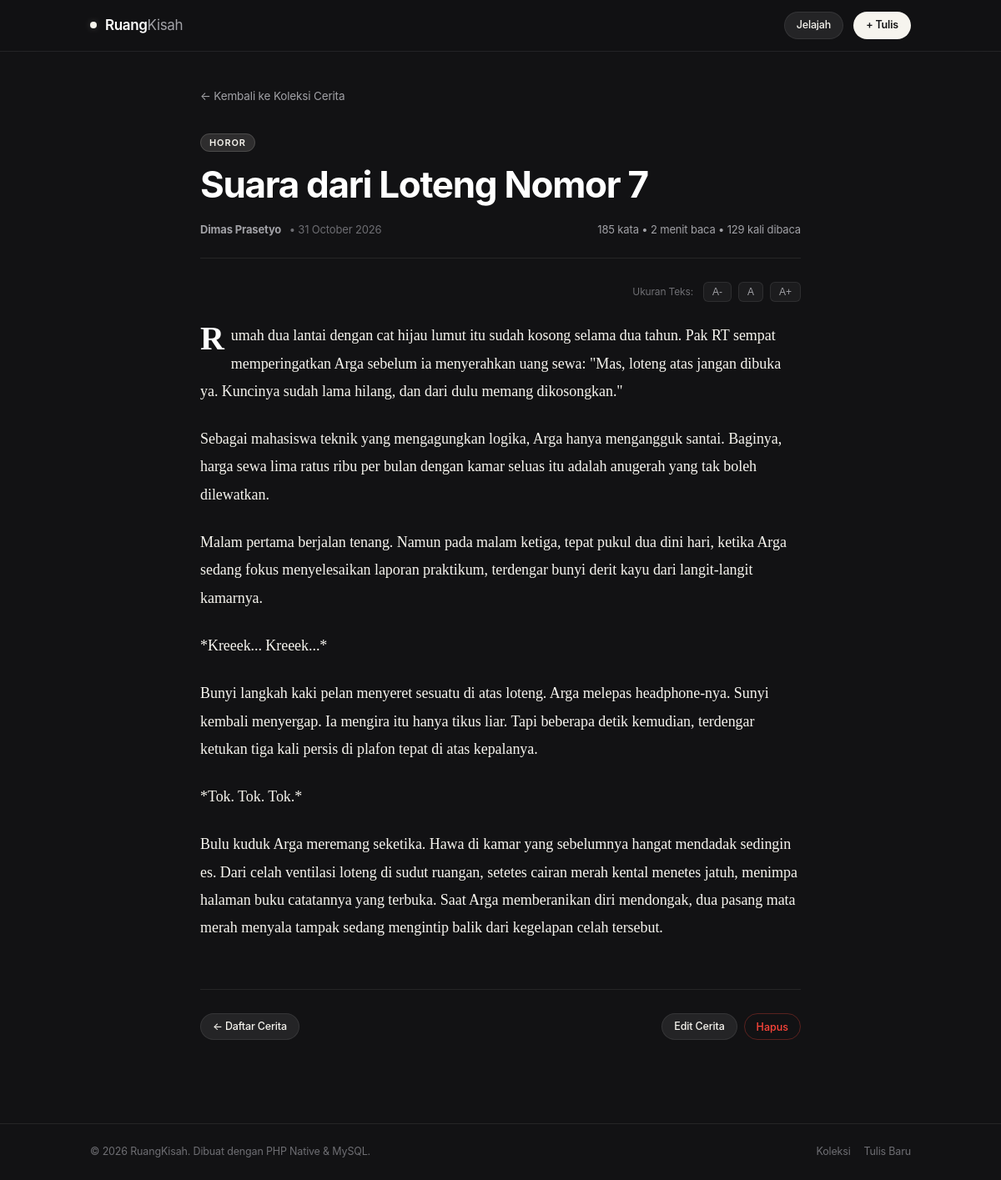
The page /baca.php?id=2 on the database its author committed.
### tables this page shows
CREATE TABLE `cerpen` (
  `id` INT(11) NOT NULL AUTO_INCREMENT,
  `judul` VARCHAR(200) NOT NULL,
  `penulis` VARCHAR(100) NOT NULL,
  `kategori` VARCHAR(50) NOT NULL,
  `ringkasan` VARCHAR(300) NOT NULL,
  `isi` LONGTEXT NOT NULL,
  `cover_url` VARCHAR(255) DEFAULT NULL,
  `views` INT(11) NOT NULL DEFAULT 0,
  `created_at` DATETIME NOT NULL DEFAULT CURRENT_TIMESTAMP,
  `updated_at` DATETIME NOT NULL DEFAULT CURRENT_TIMESTAMP ON UPDATE CURRENT_TIMESTAMP,
  PRIMARY KEY (`id`)
);

### baca.php (the view, shortened to what this page needs)
<?php
require_once 'config/database.php';
$id = filter_input(INPUT_GET, 'id', FILTER_VALIDATE_INT);
$stmt = $pdo->prepare("SELECT * FROM cerpen WHERE id = :id");
$stmt->execute([':id' => $id]);
$story = $stmt->fetch();
$story['views'] += 1;
$wordCount = str_word_count(strip_tags($story['isi']));
$estTime = max(1, ceil($wordCount / 180));
$paragraphs = array_filter(array_map('trim', explode("\n", $story['isi'])));
require_once 'includes/header.php';
?>
<div class="reader-container">
    <a href="index.php" class="reader-nav-back">
        <span>← Kembali ke Koleksi Cerita</span>
    </a>
    <article>
        <header>
            <div class="reader-badge-wrap">
                <span class="story-badge"><?= htmlspecialchars($story['kategori']) ?></span>
            </div>
            <h1 class="reader-title-highlight"><?= htmlspecialchars($story['judul']) ?></h1>
            <div class="reader-meta-row">
                <div>
                    <strong><?= htmlspecialchars($story['penulis']) ?></strong>
                    <span style="margin-left: 6px; color: var(--text-muted);">&bull; <?= date('d F Y', strtotime($story['created_at'])) ?></span>
                </div>
                <div>
                    <span><?= number_format($wordCount) ?> kata</span> &bull;
                    <span><?= $estTime ?> menit baca</span> &bull;
                    <span><?= number_format($story['views']) ?> kali dibaca</span>
                </div>
            </div>
            <div class="reader-controls-bar">
                <span style="font-size: 12px; color: var(--text-muted); margin-right: 4px;">Ukuran Teks:</span>
                <button type="button" id="fontSmaller" class="ctrl-btn" title="Kecilkan">A-</button>
                <button type="button" id="fontReset" class="ctrl-btn" title="Normal">A</button>
                <button type="button" id="fontLarger" class="ctrl-btn" title="Besarkan">A+</button>
            </div>
        </header>
        <div class="story-body story-content">
            <?php foreach ($paragraphs as $para): ?>
                <?php if (!empty($para)): ?>
                    <p><?= nl2br(htmlspecialchars($para)) ?></p>
                <?php endif; ?>
            <?php endforeach; ?>
        </div>
        <footer class="reader-footer">
            <a href="index.php" class="btn btn-secondary btn-sm">← Daftar Cerita</a>
            <div style="display: flex; gap: 8px;">
                <a href="edit.php?id=<?= $story['id'] ?>" class="btn btn-secondary btn-sm">Edit Cerita</a>
                <button
                    type="button"
                    class="btn btn-outline-danger btn-sm js-delete-trigger"
                    data-id="<?= $story['id'] ?>"
                    data-title="<?= htmlspecialchars($story['judul']) ?>">
                    Hapus
                </button>
            </div>
        </footer>
    </article>
</div>
<?php require_once 'includes/footer.php'; ?>

### assets/css/style.css (style rules this page uses)
:root { --bg-main: #121214; --bg-surface: #1c1c1e; --bg-surface-elevated: #242426; --bg-surface-hover: #2c2c2e; --bg-input: #18181b; --border-subtle: rgba(255, 255, 255, 0.08); --border-strong: rgba(255, 255, 255, 0.16); --border-focus: #f5f5f0; --text-white: #ffffff; --text-cream: #f6f4ee; --text-cream-muted: #ded8c8; --text-secondary: #a1a1a6; --text-muted: #6e6e73; --accent-cream: #f4efe6; --accent-cream-dim: rgba(244, 239, 230, 0.12); --accent-cream-glow: rgba(244, 239, 230, 0.2); --accent-charcoal: #2c2c2e; --accent-danger: #ff453a; --accent-success: #32d74b; --radius-xs: 6px; --radius-sm: 10px; --radius-md: 14px; --radius-lg: 20px; --radius-pill: 9999px; --font-system: -apple-system, BlinkMacSystemFont, "SF Pro Display", "SF Pro Text", "Segoe UI", Roboto, Helvetica, Arial, sans-serif; --font-serif: -apple-system-ui-serif, "New York", "Charter", "Merriweather", Georgia, serif; --transition-fast: all 0.18s cubic-bezier(0.16, 1, 0.3, 1); --transition-smooth: all 0.3s cubic-bezier(0.16, 1, 0.3, 1); }
*, *::before, *::after { box-sizing: border-box; margin: 0; padding: 0; -webkit-font-smoothing: antialiased; -moz-osx-font-smoothing: grayscale; }
body { background-color: var(--bg-main); color: var(--text-cream); font-family: var(--font-system); line-height: 1.5; min-height: 100vh; display: flex; flex-direction: column; letter-spacing: -0.01em; }
a { color: inherit; text-decoration: none; }
.btn { display: inline-flex; align-items: center; justify-content: center; gap: 8px; padding: 8px 18px; font-size: 13.5px; font-weight: 500; border-radius: var(--radius-pill); border: 1px solid transparent; cursor: pointer; transition: var(--transition-fast); font-family: var(--font-system); text-decoration: none; white-space: nowrap; }
.btn-secondary { background: var(--bg-surface-elevated); color: var(--text-cream); border-color: var(--border-subtle); }
.btn-outline-danger { background: transparent; color: var(--accent-danger); border-color: rgba(255, 69, 58, 0.3); }
.btn-sm { padding: 6px 14px; font-size: 12.5px; }
.story-badge { font-size: 11px; font-weight: 600; text-transform: uppercase; letter-spacing: 0.08em; padding: 3px 10px; border-radius: var(--radius-pill); background: var(--accent-cream-dim); color: var(--text-cream); border: 1px solid rgba(246, 244, 238, 0.15); }
.reader-container { max-width: 720px; margin: 40px auto 100px; }
.reader-nav-back { display: inline-flex; align-items: center; gap: 6px; font-size: 13.5px; color: var(--text-secondary); margin-bottom: 32px; transition: var(--transition-fast); }
.reader-badge-wrap { margin-bottom: 14px; }
.reader-title-highlight { font-size: clamp(32px, 4.5vw, 44px); font-weight: 700; line-height: 1.2; letter-spacing: -0.03em; color: var(--text-white); margin-bottom: 18px; }
.reader-meta-row { display: flex; align-items: center; justify-content: space-between; flex-wrap: wrap; gap: 12px; padding-bottom: 24px; border-bottom: 1px solid var(--border-subtle); margin-bottom: 28px; font-size: 13px; color: var(--text-secondary); }
.reader-controls-bar { display: flex; align-items: center; justify-content: flex-end; gap: 8px; margin-bottom: 24px; }
.ctrl-btn { background: var(--bg-surface); border: 1px solid var(--border-subtle); color: var(--text-secondary); padding: 4px 10px; border-radius: var(--radius-xs); font-size: 12px; cursor: pointer; transition: var(--transition-fast); }
.story-body { font-family: var(--font-serif); font-size: 18px; line-height: 1.85; color: var(--text-cream); letter-spacing: -0.003em; }
.story-body p { margin-bottom: 24px; }
.story-body p:first-of-type::first-letter { font-size: 40px; float: left; line-height: 1; padding-right: 8px; font-weight: 700; color: #ffffff; }
.reader-footer { margin-top: 56px; padding-top: 28px; border-top: 1px solid var(--border-subtle); display: flex; align-items: center; justify-content: space-between; }

### rows shown on the page
cerpen: kategori "HOROR", judul "Suara dari Loteng Nomor 7", penulis "Dimas Prasetyo", created_at "31 October 2026", isi "185", isi "2", isi "Rumah dua lantai dengan cat hijau lumut itu sudah kosong selama dua tahun. Pak RT sempat memperingatkan Arga sebelum ia menyerahkan uang sewa: \"Mas, loteng atas jangan dibuka ya. Kuncinya sudah lama hilang, dan dari dulu memang dikosongkan.\"", isi "Sebagai mahasiswa teknik yang mengagungkan logika, Arga hanya mengangguk santai. Baginya, harga sewa lima ratus ribu per bulan dengan kamar seluas itu adalah anugerah yang tak boleh dilewatkan.", isi "Malam pertama berjalan tenang. Namun pada malam ketiga, tepat pukul dua dini hari, ketika Arga sedang fokus menyelesaikan laporan praktikum, terdengar bunyi derit kayu dari langit-langit kamarnya.", isi "*Kreeek... Kreeek...*", isi "Bunyi langkah kaki pelan menyeret sesuatu di atas loteng. Arga melepas headphone-nya. Sunyi kembali menyergap. Ia mengira itu hanya tikus liar. Tapi beberapa detik kemudian, terdengar ketukan tiga kali persis di plafon tepat di atas kepalanya.", isi "*Tok. Tok. Tok.*", isi "Bulu kuduk Arga meremang seketika. Hawa di kamar yang sebelumnya hangat mendadak sedingin es. Dari celah ventilasi loteng di sudut ruangan, setetes cairan merah kental menetes jatuh, menimpa halaman buku catatannya yang terbuka. Saat Arga memberanikan diri mendongak, dua pasang mata merah menyala tampak sedang mengintip balik dari kegelapan celah tersebut."

### other values the page prints
$story['views'] "129"
